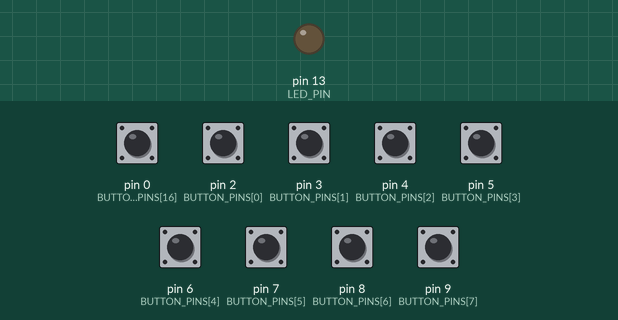
The sketch below on a simulated Teensy 4. On the bench: output pins drawn as LEDs (lit = HIGH). Inputs (shaded band) come from the test bench; at power-on: pin 0 (BUTTON_PINS[16]), pin 2 (BUTTON_PINS[0]), pin 3 (BUTTON_PINS[1]), pin 4 (BUTTON_PINS[2]), pin 5 (BUTTON_PINS[3]), pin 6 (BUTTON_PINS[4]), pin 7 (BUTTON_PINS[5]), pin 8 (BUTTON_PINS[6]), pin 9 (BUTTON_PINS[7]) HIGH.

Above: at 1.2 s.
1.3 s: pin 0 (BUTTON_PINS[16]) pulled LOW for 0.15 s
At 1.38 s:
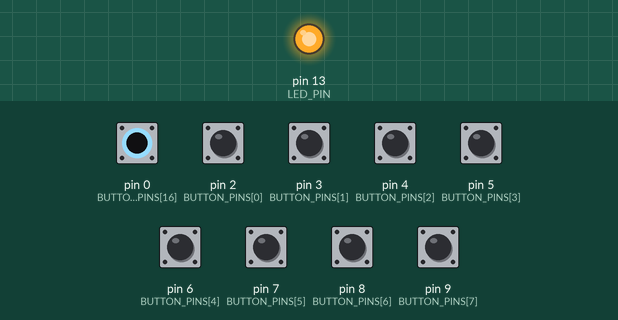
Timing chart, 0 to 4.3 s (numbered marks = the images above; inputs shaded):
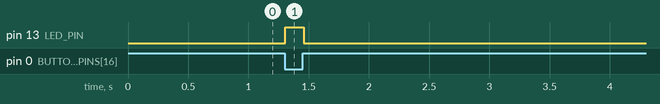

Measured:
- after the input at 1.3 s, pin 13 (LED_PIN): LOW → HIGH at once, → LOW 0.15 s later

The sketch:

PartyButtons.ino
```cpp
// PartyButtons.ino — Teensy 4.0 / 4.1 firmware
//
// Presents the arcade buttons as a USB HID Joystick.
//
// The slot index in BUTTON_PINS[] IS the dispatch identity — slot i reports as
// Joystick button (i + 1), which Unreal's RawInput surfaces as
// GenericUSBController_Button(i + 1). APartyInputController maps buttons 1-16 to
// players 1-16 and button 17 to the main/host button, so slot order here is a
// contract with the game, not a convenience. Never compact this table: leaving
// unwired slots as PIN_UNUSED is what keeps the white button on 17.
//
// Requirements:
//   Board:   Teensy 4.0 or 4.1 (Tools → Board → Teensyduino)
//   CPU:     600 MHz  (Tools → CPU Speed → 600 MHz)
//   USB:     Tools → USB Type → any option containing "Joystick".
//            Use a "Serial + ..." variant when SERIAL_DEBUG is 1.
//   Library: Bounce2  (Sketch → Include Library → Manage Libraries → Bounce2)
//
// Acceptance test: Windows joy.cpl (Set up USB game controllers → Properties)
// should light exactly one indicator per physical button, with no ghosting.
// The eight red buttons light indicators 1-8; the white button lights 17.

#include <Bounce2.h>

// ---- Config ----------------------------------------------------------------

// Marks a slot with no button wired to it. Slots keep their position so the
// joystick button numbering stays fixed; they are skipped everywhere below.
const uint8_t PIN_UNUSED = 255;

// Slot i -> Joystick button (i + 1). Pressed = LOW (INPUT_PULLUP).
// Pin 13 is reserved (onboard LED). Every real entry must be a distinct pin.
const uint8_t BUTTON_PINS[] = {
  // Players 1-8 — the eight red buttons.
  2, 3, 4, 5, 6, 7, 8, 9,

  // Players 9-16 — reserved for the full 16-button cabinet, not yet wired.
  PIN_UNUSED, PIN_UNUSED, PIN_UNUSED, PIN_UNUSED,
  PIN_UNUSED, PIN_UNUSED, PIN_UNUSED, PIN_UNUSED,

  // Button 17 — the white start/select button (host/MC control).
  0,
};

// Derived from the table above — never hardcode this.
const uint8_t NUM_BUTTONS = sizeof(BUTTON_PINS) / sizeof(BUTTON_PINS[0]);

// Debounce window in milliseconds.
const uint16_t DEBOUNCE_MS = 5;

// Onboard LED. Lit whenever any button is held — proves the sketch is running
// and the wiring is good without involving Windows at all.
const uint8_t LED_PIN = 13;

// Set to 1 to enable serial debug output (requires a "Serial + ... + Joystick"
// USB Type). Set to 0 for pure Joystick mode.
#define SERIAL_DEBUG 0

// ---- State -----------------------------------------------------------------

// Parallel to BUTTON_PINS. Entries for PIN_UNUSED slots are never attached or
// updated — a default-constructed Bounce reads pin 0, so polling them would
// mirror the white button onto every reserved slot.
Bounce buttons[NUM_BUTTONS];

// ---- Arduino lifecycle -----------------------------------------------------

void setup() {
  for (uint8_t i = 0; i < NUM_BUTTONS; i++) {
    if (BUTTON_PINS[i] == PIN_UNUSED) {
      continue;
    }
    buttons[i].attach(BUTTON_PINS[i], INPUT_PULLUP);
    buttons[i].interval(DEBOUNCE_MS);
  }

  pinMode(LED_PIN, OUTPUT);
  digitalWrite(LED_PIN, LOW);

#if SERIAL_DEBUG
  // Note: no `while (!Serial)` — that would stall the joystick until a serial
  // monitor attaches, which looks exactly like dead firmware.
  Serial.begin(115200);
  Serial.println("PartyButtons: serial debug active.");
#endif
}

void loop() {
  bool anyHeld = false;

  for (uint8_t i = 0; i < NUM_BUTTONS; i++) {
    if (BUTTON_PINS[i] == PIN_UNUSED) {
      continue;
    }

    buttons[i].update();

    if (buttons[i].fell())  // HIGH→LOW = pressed (INPUT_PULLUP: pressed = LOW)
    {
      Joystick.button(i + 1, 1);
#if SERIAL_DEBUG
      Serial.printf("Button %u down (pin %u)\n", i + 1, BUTTON_PINS[i]);
#endif
    }

    if (buttons[i].rose())  // LOW→HIGH = released
    {
      Joystick.button(i + 1, 0);
#if SERIAL_DEBUG
      Serial.printf("Button %u up (pin %u)\n", i + 1, BUTTON_PINS[i]);
#endif
    }

    if (buttons[i].read() == LOW) {
      anyHeld = true;
    }
  }

  digitalWrite(LED_PIN, anyHeld ? HIGH : LOW);

  // No delay() — Teensy native HID auto-sends at USB frame rate (~1 ms).
}
```
